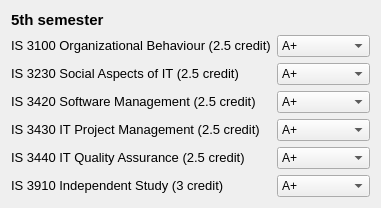
  <widget class="QWidget" name="layoutWidget">
   <property name="geometry">
    <rect>
     <x>11</x>
     <y>31</y>
     <width>353</width>
     <height>180</height>
    </rect>
   </property>
   <layout class="QVBoxLayout" name="verticalLayout_6">
    <item>
     <widget class="QLabel" name="label_2">
      <property name="text">
       <string>&lt;!DOCTYPE HTML PUBLIC &quot;-//W3C//DTD HTML 4.0//EN&quot; &quot;http://www.w3.org/TR/REC-html40/strict.dtd&quot;&gt;
&lt;html&gt;&lt;head&gt;&lt;meta name=&quot;qrichtext&quot; content=&quot;1&quot; /&gt;&lt;style type=&quot;text/css&quot;&gt;
p, li { white-space: pre-wrap; }
&lt;/style&gt;&lt;/head&gt;&lt;body style=&quot; font-family:'MS Shell Dlg 2'; font-size:8.25pt; font-weight:400; font-style:normal;&quot;&gt;
&lt;p style=&quot; margin-top:0px; margin-bottom:0px; margin-left:0px; margin-right:0px; -qt-block-indent:0; text-indent:0px;&quot;&gt;&lt;span style=&quot; font-size:11pt; font-weight:600;&quot;&gt;5th semester&lt;/span&gt;&lt;/p&gt;&lt;/body&gt;&lt;/html&gt;</string>
      </property>
     </widget>
    </item>
    <item>
     <layout class="QHBoxLayout" name="horizontalLayout_4">
      <item>
       <layout class="QVBoxLayout" name="verticalLayout">
        <item>
         <widget class="QLabel" name="label_35">
          <property name="text">
           <string>&lt;!DOCTYPE HTML PUBLIC &quot;-//W3C//DTD HTML 4.0//EN&quot; &quot;http://www.w3.org/TR/REC-html40/strict.dtd&quot;&gt;
&lt;html&gt;&lt;head&gt;&lt;meta name=&quot;qrichtext&quot; content=&quot;1&quot; /&gt;&lt;style type=&quot;text/css&quot;&gt;
p, li { white-space: pre-wrap; }
&lt;/style&gt;&lt;/head&gt;&lt;body style=&quot; font-family:'MS Shell Dlg 2'; font-size:8.25pt; font-weight:400; font-style:normal;&quot;&gt;
&lt;p style=&quot; margin-top:0px; margin-bottom:0px; margin-left:0px; margin-right:0px; -qt-block-indent:0; text-indent:0px;&quot;&gt;&lt;span style=&quot; font-size:10pt;&quot;&gt;IS 3100 Organizational Behaviour (2.5 credit)&lt;/span&gt;&lt;/p&gt;&lt;/body&gt;&lt;/html&gt;</string>
          </property>
         </widget>
        </item>
        <item>
         <widget class="QLabel" name="label_36">
          <property name="text">
           <string>&lt;!DOCTYPE HTML PUBLIC &quot;-//W3C//DTD HTML 4.0//EN&quot; &quot;http://www.w3.org/TR/REC-html40/strict.dtd&quot;&gt;
&lt;html&gt;&lt;head&gt;&lt;meta name=&quot;qrichtext&quot; content=&quot;1&quot; /&gt;&lt;style type=&quot;text/css&quot;&gt;
p, li { white-space: pre-wrap; }
&lt;/style&gt;&lt;/head&gt;&lt;body style=&quot; font-family:'MS Shell Dlg 2'; font-size:8.25pt; font-weight:400; font-style:normal;&quot;&gt;
&lt;p style=&quot; margin-top:0px; margin-bottom:0px; margin-left:0px; margin-right:0px; -qt-block-indent:0; text-indent:0px;&quot;&gt;&lt;span style=&quot; font-size:10pt;&quot;&gt;IS 3230 Social Aspects of IT (2.5 credit)&lt;/span&gt;&lt;/p&gt;&lt;/body&gt;&lt;/html&gt;</string>
          </property>
         </widget>
        </item>
        <item>
         <widget class="QLabel" name="label_37">
          <property name="text">
           <string>&lt;!DOCTYPE HTML PUBLIC &quot;-//W3C//DTD HTML 4.0//EN&quot; &quot;http://www.w3.org/TR/REC-html40/strict.dtd&quot;&gt;
&lt;html&gt;&lt;head&gt;&lt;meta name=&quot;qrichtext&quot; content=&quot;1&quot; /&gt;&lt;style type=&quot;text/css&quot;&gt;
p, li { white-space: pre-wrap; }
&lt;/style&gt;&lt;/head&gt;&lt;body style=&quot; font-family:'MS Shell Dlg 2'; font-size:8.25pt; font-weight:400; font-style:normal;&quot;&gt;
&lt;p style=&quot; margin-top:0px; margin-bottom:0px; margin-left:0px; margin-right:0px; -qt-block-indent:0; text-indent:0px;&quot;&gt;&lt;span style=&quot; font-size:10pt;&quot;&gt;IS 3420 Software Management (2.5 credit)&lt;/span&gt;&lt;/p&gt;&lt;/body&gt;&lt;/html&gt;</string>
          </property>
         </widget>
        </item>
        <item>
         <widget class="QLabel" name="label_38">
          <property name="text">
           <string>&lt;!DOCTYPE HTML PUBLIC &quot;-//W3C//DTD HTML 4.0//EN&quot; &quot;http://www.w3.org/TR/REC-html40/strict.dtd&quot;&gt;
&lt;html&gt;&lt;head&gt;&lt;meta name=&quot;qrichtext&quot; content=&quot;1&quot; /&gt;&lt;style type=&quot;text/css&quot;&gt;
p, li { white-space: pre-wrap; }
&lt;/style&gt;&lt;/head&gt;&lt;body style=&quot; font-family:'MS Shell Dlg 2'; font-size:8.25pt; font-weight:400; font-style:normal;&quot;&gt;
&lt;p style=&quot; margin-top:0px; margin-bottom:0px; margin-left:0px; margin-right:0px; -qt-block-indent:0; text-indent:0px;&quot;&gt;&lt;span style=&quot; font-size:10pt;&quot;&gt;IS 3430 IT Project Management (2.5 credit)&lt;/span&gt;&lt;/p&gt;&lt;/body&gt;&lt;/html&gt;</string>
          </property>
         </widget>
        </item>
        <item>
         <widget class="QLabel" name="label_39">
          <property name="text">
           <string>&lt;!DOCTYPE HTML PUBLIC &quot;-//W3C//DTD HTML 4.0//EN&quot; &quot;http://www.w3.org/TR/REC-html40/strict.dtd&quot;&gt;
&lt;html&gt;&lt;head&gt;&lt;meta name=&quot;qrichtext&quot; content=&quot;1&quot; /&gt;&lt;style type=&quot;text/css&quot;&gt;
p, li { white-space: pre-wrap; }
&lt;/style&gt;&lt;/head&gt;&lt;body style=&quot; font-family:'MS Shell Dlg 2'; font-size:8.25pt; font-weight:400; font-style:normal;&quot;&gt;
&lt;p style=&quot; margin-top:0px; margin-bottom:0px; margin-left:0px; margin-right:0px; -qt-block-indent:0; text-indent:0px;&quot;&gt;&lt;span style=&quot; font-size:10pt;&quot;&gt;IS 3440 IT Quality Assurance (2.5 credit)&lt;/span&gt;&lt;/p&gt;&lt;/body&gt;&lt;/html&gt;</string>
          </property>
         </widget>
        </item>
        <item>
         <widget class="QLabel" name="label_40">
          <property name="text">
           <string>&lt;!DOCTYPE HTML PUBLIC &quot;-//W3C//DTD HTML 4.0//EN&quot; &quot;http://www.w3.org/TR/REC-html40/strict.dtd&quot;&gt;
&lt;html&gt;&lt;head&gt;&lt;meta name=&quot;qrichtext&quot; content=&quot;1&quot; /&gt;&lt;style type=&quot;text/css&quot;&gt;
p, li { white-space: pre-wrap; }
&lt;/style&gt;&lt;/head&gt;&lt;body style=&quot; font-family:'MS Shell Dlg 2'; font-size:8.25pt; font-weight:400; font-style:normal;&quot;&gt;
&lt;p style=&quot; margin-top:0px; margin-bottom:0px; margin-left:0px; margin-right:0px; -qt-block-indent:0; text-indent:0px;&quot;&gt;&lt;span style=&quot; font-size:10pt;&quot;&gt;IS 3910 Independent Study (3 credit)&lt;/span&gt;&lt;/p&gt;&lt;/body&gt;&lt;/html&gt;</string>
          </property>
         </widget>
        </item>
       </layout>
      </item>
      <item>
       <layout class="QVBoxLayout" name="verticalLayout_2">
        <item>
         <widget class="QComboBox" name="comboBox_31">
          <item>
           <property name="text">
            <string>A+</string>
           </property>
          </item>
          <item>
           <property name="text">
            <string>A</string>
           </property>
          </item>
          <item>
           <property name="text">
            <string>A-</string>
           </property>
          </item>
          <item>
           <property name="text">
            <string>B+</string>
           </property>
          </item>
          <item>
           <property name="text">
            <string>B</string>
           </property>
          </item>
          <item>
           <property name="text">
            <string>B-</string>
           </property>
          </item>
          <item>
           <property name="text">
            <string>C+</string>
           </property>
          </item>
          <item>
           <property name="text">
            <string>C</string>
           </property>
          </item>
          <item>
           <property name="text">
            <string>C-</string>
           </property>
          </item>
          <item>
           <property name="text">
            <string>D</string>
           </property>
          </item>
          <item>
           <property name="text">
            <string>I</string>
           </property>
          </item>
          <item>
           <property name="text">
            <string>F</string>
           </property>
          </item>
          <item>
           <property name="text">
            <string>Not release</string>
           </property>
          </item>
         </widget>
        </item>
        <item>
         <widget class="QComboBox" name="comboBox_32">
          <item>
           <property name="text">
            <string>A+</string>
           </property>
          </item>
          <item>
           <property name="text">
            <string>A</string>
           </property>
          </item>
          <item>
           <property name="text">
            <string>A-</string>
           </property>
          </item>
          <item>
           <property name="text">
            <string>B+</string>
           </property>
          </item>
          <item>
           <property name="text">
            <string>B</string>
           </property>
          </item>
          <item>
           <property name="text">
            <string>B-</string>
           </property>
          </item>
          <item>
           <property name="text">
            <string>C+</string>
           </property>
          </item>
          <item>
           <property name="text">
            <string>C</string>
           </property>
          </item>
          <item>
           <property name="text">
            <string>C-</string>
           </property>
          </item>
          <item>
           <property name="text">
            <string>D</string>
           </property>
          </item>
          <item>
           <property name="text">
            <string>I</string>
           </property>
          </item>
          <item>
           <property name="text">
            <string>F</string>
           </property>
          </item>
          <item>
           <property name="text">
            <string>Not release</string>
           </property>
          </item>
         </widget>
        </item>
        <item>
         <widget class="QComboBox" name="comboBox_33">
          <item>
           <property name="text">
            <string>A+</string>
           </property>
          </item>
          <item>
           <property name="text">
            <string>A</string>
           </property>
          </item>
          <item>
           <property name="text">
            <string>A-</string>
           </property>
          </item>
          <item>
           <property name="text">
            <string>B+</string>
           </property>
          </item>
          <item>
           <property name="text">
            <string>B</string>
           </property>
          </item>
          <item>
           <property name="text">
            <string>B-</string>
           </property>
          </item>
          <item>
           <property name="text">
            <string>C+</string>
           </property>
          </item>
          <item>
           <property name="text">
            <string>C</string>
           </property>
          </item>
          <item>
           <property name="text">
            <string>C-</string>
           </property>
          </item>
          <item>
           <property name="text">
            <string>D</string>
           </property>
          </item>
          <item>
           <property name="text">
            <string>I</string>
           </property>
          </item>
          <item>
           <property name="text">
            <string>F</string>
           </property>
          </item>
          <item>
           <property name="text">
            <string>Not release</string>
           </property>
          </item>
         </widget>
        </item>
        <item>
         <widget class="QComboBox" name="comboBox_34">
          <item>
           <property name="text">
            <string>A+</string>
           </property>
          </item>
          <item>
           <property name="text">
            <string>A</string>
           </property>
          </item>
          <item>
           <property name="text">
            <string>A-</string>
           </property>
          </item>
          <item>
           <property name="text">
            <string>B+</string>
           </property>
          </item>
          <item>
           <property name="text">
            <string>B</string>
           </property>
          </item>
          <item>
           <property name="text">
            <string>B-</string>
           </property>
          </item>
          <item>
           <property name="text">
            <string>C+</string>
           </property>
          </item>
          <item>
           <property name="text">
            <string>C</string>
           </property>
          </item>
          <item>
           <property name="text">
            <string>C-</string>
           </property>
          </item>
          <item>
           <property name="text">
            <string>D</string>
           </property>
          </item>
          <item>
           <property name="text">
            <string>I</string>
           </property>
          </item>
          <item>
           <property name="text">
            <string>F</string>
           </property>
          </item>
          <item>
           <property name="text">
            <string>Not release</string>
           </property>
          </item>
         </widget>
        </item>
        <item>
         <widget class="QComboBox" name="comboBox_35">
          <item>
           <property name="text">
            <string>A+</string>
           </property>
          </item>
          <item>
           <property name="text">
            <string>A</string>
           </property>
          </item>
          <item>
           <property name="text">
            <string>A-</string>
           </property>
          </item>
          <item>
           <property name="text">
            <string>B+</string>
           </property>
          </item>
          <item>
           <property name="text">
            <string>B</string>
           </property>
          </item>
          <item>
           <property name="text">
            <string>B-</string>
           </property>
          </item>
          <item>
           <property name="text">
            <string>C+</string>
           </property>
          </item>
          <item>
           <property name="text">
            <string>C</string>
           </property>
          </item>
          <item>
           <property name="text">
            <string>C-</string>
           </property>
          </item>
          <item>
           <property name="text">
            <string>D</string>
           </property>
          </item>
          <item>
           <property name="text">
            <string>I</string>
           </property>
          </item>
          <item>
           <property name="text">
            <string>F</string>
           </property>
          </item>
          <item>
           <property name="text">
            <string>Not release</string>
           </property>
          </item>
         </widget>
        </item>
        <item>
         <widget class="QComboBox" name="comboBox_36">
          <item>
           <property name="text">
            <string>A+</string>
           </property>
          </item>
          <item>
           <property name="text">
            <string>A</string>
           </property>
          </item>
          <item>
           <property name="text">
            <string>A-</string>
           </property>
          </item>
          <item>
           <property name="text">
            <string>B+</string>
           </property>
          </item>
          <item>
           <property name="text">
            <string>B</string>
           </property>
          </item>
          <item>
           <property name="text">
            <string>B-</string>
           </property>
          </item>
          <item>
           <property name="text">
            <string>C+</string>
           </property>
          </item>
          <item>
           <property name="text">
            <string>C</string>
           </property>
          </item>
          <item>
           <property name="text">
            <string>C-</string>
           </property>
          </item>
          <item>
           <property name="text">
            <string>D</string>
           </property>
          </item>
          <item>
           <property name="text">
            <string>I</string>
           </property>
          </item>
          <item>
           <property name="text">
            <string>F</string>
           </property>
          </item>
          <item>
           <property name="text">
            <string>Not release</string>
           </property>
          </item>
         </widget>
        </item>
       </layout>
      </item>
     </layout>
    </item>
   </layout>
  </widget>
